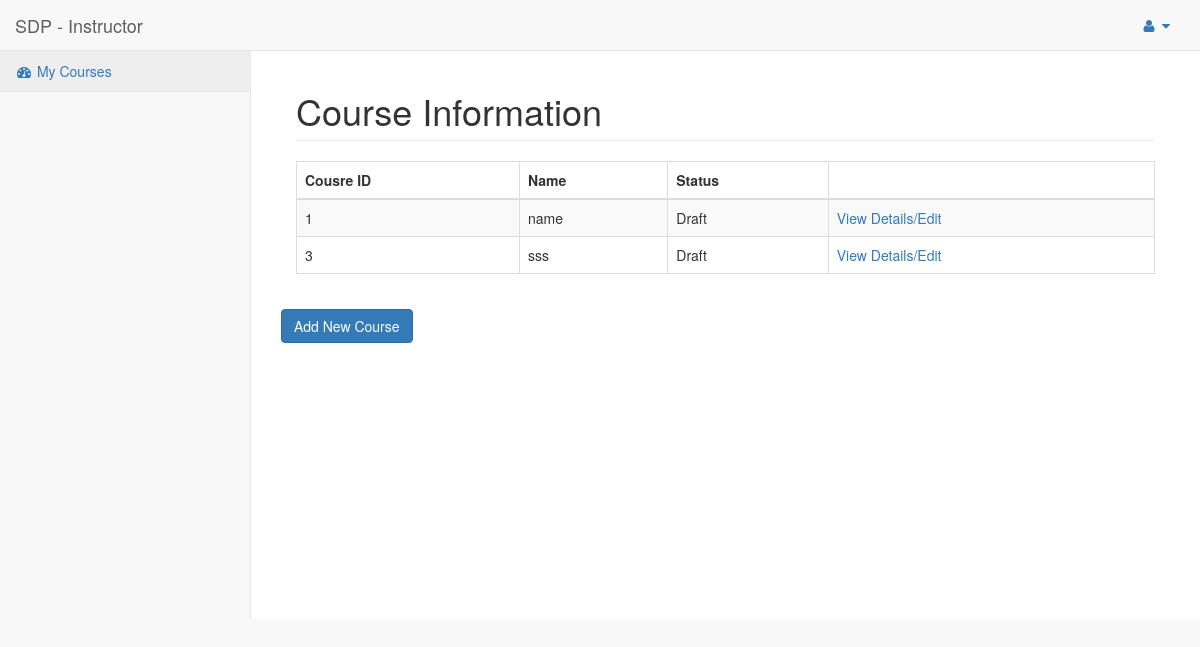
/SDP/instructor/ (signed in), run on an earlier commit of the app's database.
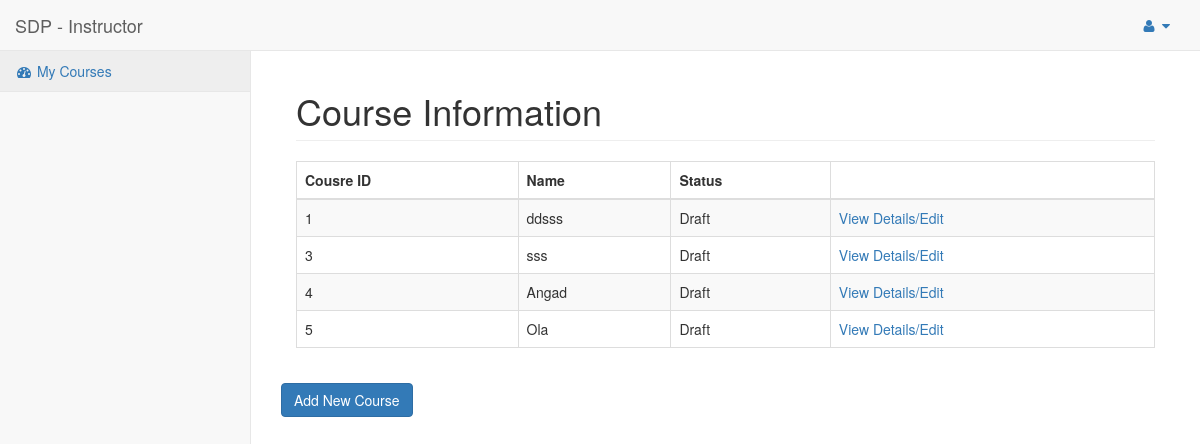
And on a later commit of the database.
### SDP/models.py (models this page shows, shortened)
class Course(models.Model):
	name = models.CharField(max_length=200)
	course_detail = models.TextField()
	OPEN = 'OP'
	DRAFT = 'DR'
	CLOSED = 'CL'
	STATUS_CHOICES = (
		(OPEN, 'Open'),
		(DRAFT, 'Draft'),
		(CLOSED, 'Closed'),
	)
	status = models.CharField(
		max_length=2,
		choices = STATUS_CHOICES,
		default = DRAFT,
	)
	category = models.ForeignKey(Category)
	instructor =  models.ForeignKey(User)

### SDP/views.py (the view)
# urls.py: url(r'^instructor/ins-course/(?P<course_id>\d+)/(?P<module_id>\d+)$', views.instructorcourse),
@login_required(login_url='/SDP/login')
@permission_required('SDP.instructor')
def instructor(request):
	user = request.user
	template = loader.get_template('instructor.html')
	courses = Course.objects.filter(instructor=user)
	for c in courses:
		if c.status == 'DR':
			c.status = "Draft"
		elif c.status == 'OP':
			c.status = "Open"
		elif c.status == 'CL':
			c.status = "Closed"
	context = {
		'courses': courses,
	}
	return HttpResponse(template.render(context, request))

### SDP/templates/instructor.html (shortened to what this page needs)
{% load static %}
<!DOCTYPE html>
<html lang="en">
<head>
    <link href="{% static 'vendor/bootstrap/css/bootstrap.min.css' %}" rel="stylesheet">
    <link href="{% static 'vendor/metisMenu/metisMenu.min.css' %}" rel="stylesheet">
    <link href="{% static 'dist/css/sb-admin-2.css' %}" rel="stylesheet">
    <link href="{% static 'vendor/morrisjs/morris.css' %}" rel="stylesheet">
    <link href="{% static 'vendor/font-awesome/css/font-awesome.min.css' %}" rel="stylesheet" type="text/css">
</head>
<body>
    <div id="wrapper">
        <nav class="navbar navbar-default navbar-static-top" role="navigation" style="margin-bottom: 0">
            <div class="navbar-header">
                <a class="navbar-brand" href="/SDP/instructor/">SDP - Instructor</a>
            </div>
            <ul class="nav navbar-top-links navbar-right">
                <li class="dropdown">
                    <a class="dropdown-toggle" data-toggle="dropdown" href="#">
                        <i class="fa fa-user fa-fw"></i> <i class="fa fa-caret-down"></i>
                    </a>
                </li>
            </ul>
            <div class="navbar-default sidebar" role="navigation">
                <div class="sidebar-nav navbar-collapse">
                    <ul class="nav" id="side-menu">
                        <li class="active">
                            <a href="/SDP/instructor/"><i class="fa fa-dashboard fa-fw"></i> My Courses</a>
                        </li>
                    </ul>
                </div>
            </div>
        </nav>
        <div id="page-wrapper">
            <div class="container-fluid">
                <div class="row">
                    <div class="col-lg-12">
                        <h1 class="page-header">Course Information</h1>
                    </div>
                <div>
                <div class="panel-body">
                        {% if courses %}
                             <table width="100%" class="table table-striped table-bordered table-hover" id="dataTables-example">
                                  <thead>
                                        <tr>
                                            <th>Cousre ID</th>
                                            <th>Name</th>
                                            <th>Status</th>
                                            <th></th>
                                        </tr>
                                    </thead>
                                    <tbody>
                            {% for c in courses %}
                                <tr>
                                    <td>{{ c.id }}</td>
                                    <td>{{ c.name }}</td>
                                    <td>{{ c.status }}</td>
                                    <td><a href="ins-course/{{ c.id }}/1">View Details/Edit</a></td>
                                </tr>
                            {% endfor %}
                                    </tbody>
                            </table>
                        {% else %}
                            <p>No Courses yet.</p>
                        {% endif %}
                    </div>
                </div>
            </div>
             <div class="row">
            <button class="btn btn-primary" onclick="window.location.href='addcourse'" >Add New Course</button>
            </div>
        </div>
    </div>
</body>
</html>

What changed in the data, as far as the page shows it:
changed Course id 1: name "name" → "ddsss"
added Course: id "4", name "Angad", status "Draft"
added Course: id "5", name "Ola", status "Draft"
